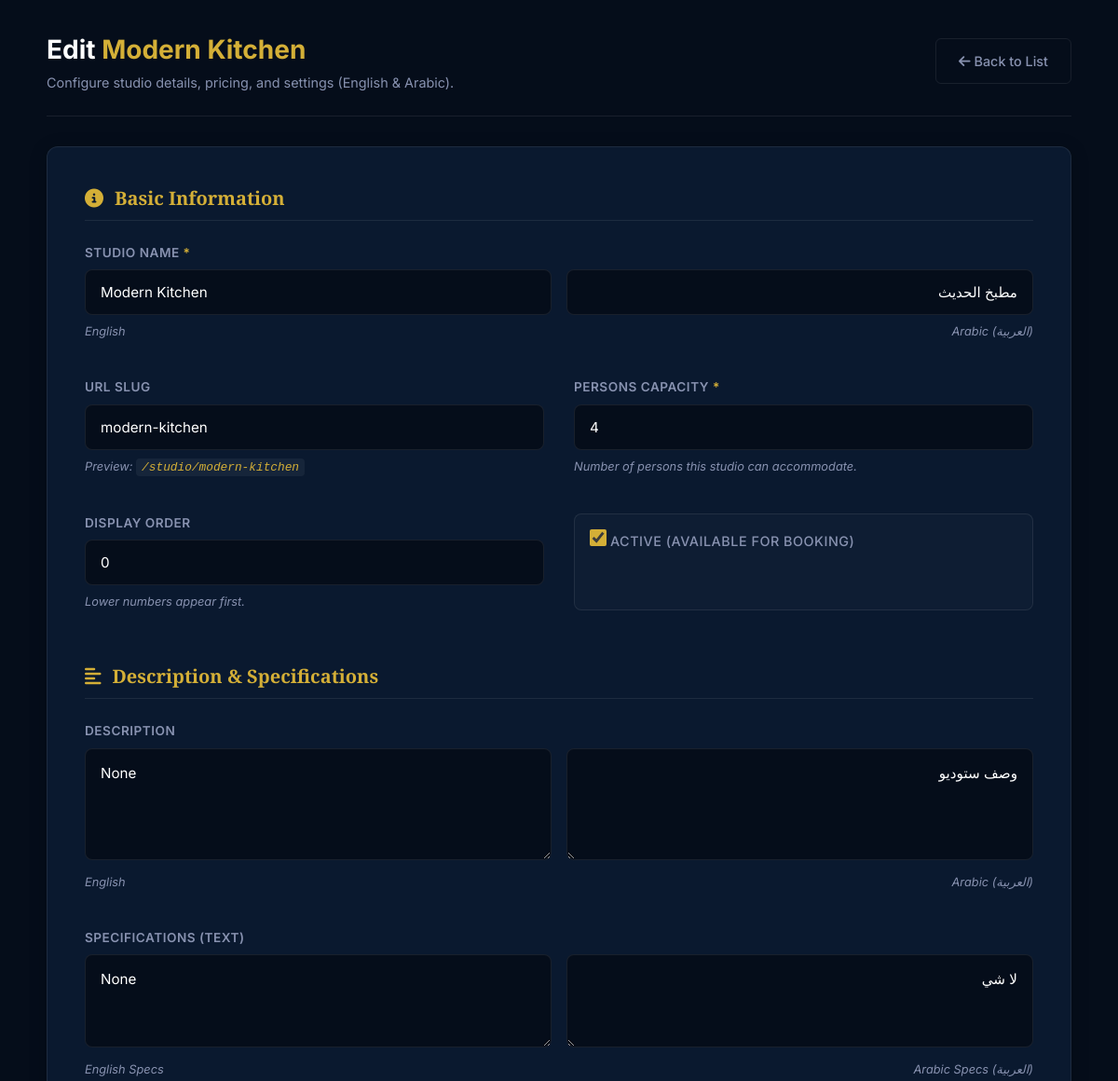
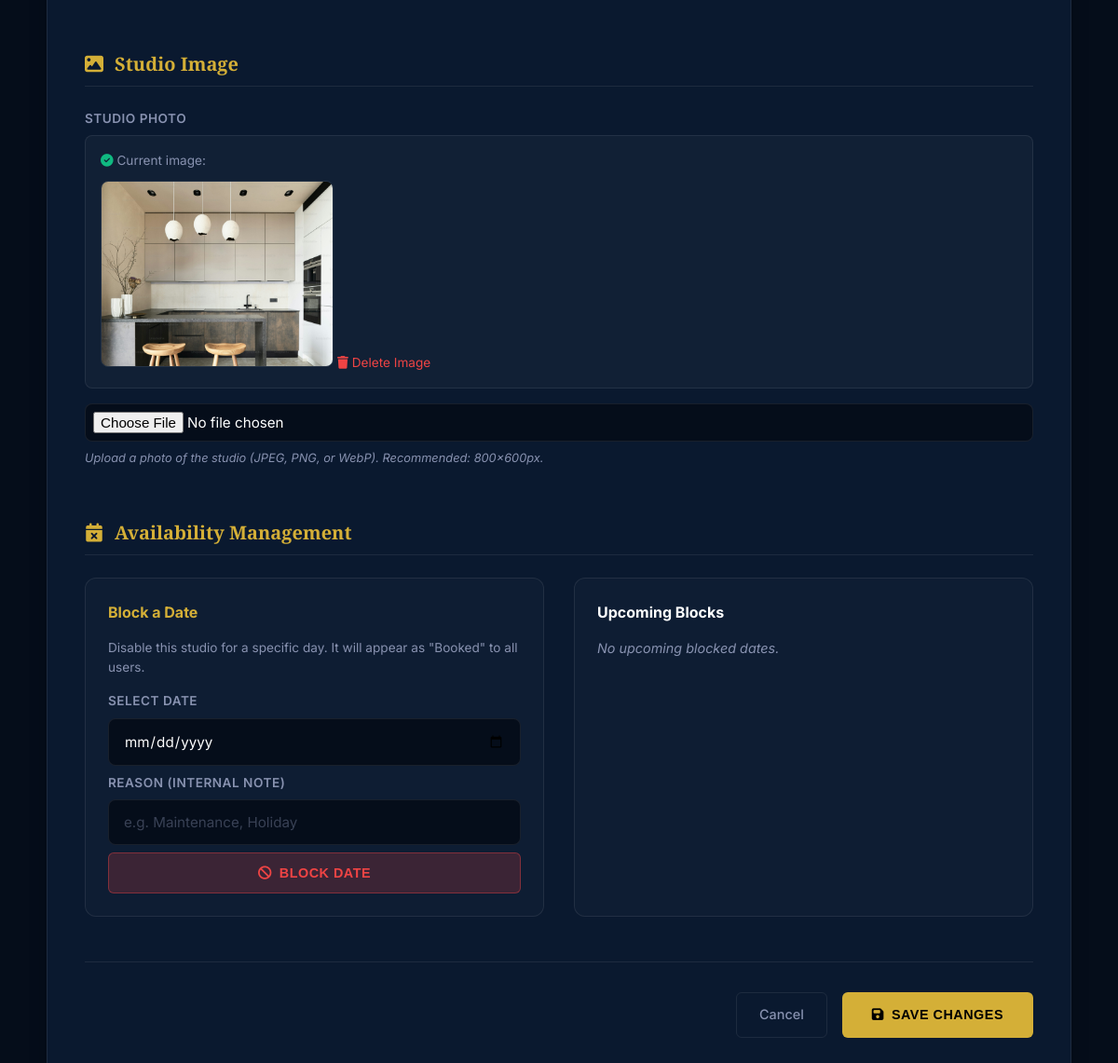
The page /admin/studios/edit/2 (signed in) on the database its author committed (2 pictures, top to bottom).
### app.py (models this page shows)
class Studio(db.Model):
    __tablename__ = 'studios'
    id = db.Column(db.Integer, primary_key=True)
    name = db.Column(db.String(100), nullable=False)
    name_ar = db.Column(db.String(100))
    slug = db.Column(db.String(100), unique=True, nullable=True)
    display_order = db.Column(db.Integer, default=0)
    persons_capacity = db.Column(db.Integer, nullable=False, default=3)  # Changed from hourly_rate
    description = db.Column(db.Text)
    description_ar = db.Column(db.Text)
    specs = db.Column(db.Text) # JSON or text specs
    specs_ar = db.Column(db.Text)
    image_url = db.Column(db.String(500))
    is_active = db.Column(db.Boolean, default=True)
    bookings = db.relationship('Booking', back_populates='studio')

### app.py (the view, shortened to what this page needs)
@app.route('/admin/studios/edit/<int:studio_id>', methods=['GET', 'POST'])
@admin_required
def admin_studio_edit(studio_id):
    studio = Studio.query.get_or_404(studio_id)
    new_inquiries = ContactInquiry.query.filter_by(status='new').count()
    return render_template('admin/studio_edit.html', item=studio, action='Edit', new_inquiries=new_inquiries)

### templates/admin/studio_edit.html (shortened to what this page needs)
<!DOCTYPE html>
<html lang="en">
<head>
    <link href="https://cdnjs.cloudflare.com/ajax/libs/font-awesome/6.4.0/css/all.min.css" rel="stylesheet">
</head>
<body>
    <div class="admin-container">
        <header class="page-header">
            <div>
                <h1 class="page-title">
                    {% if item %}
                        Edit <span>{{ item.name }}</span>
                    {% else %}
                        Add New <span>Studio</span>
                    {% endif %}
                </h1>
                <p class="page-subtitle">Configure studio details, pricing, and settings (English & Arabic).</p>
            </div>
            <a href="{{ url_for('admin_studios') }}" class="btn-cancel">
                <i class="fas fa-arrow-left"></i> Back to List
            </a>
        </header>
        <div class="form-card">
            <form method="POST" id="studioForm" enctype="multipart/form-data">
                <h3 class="section-title">
                    <i class="fas fa-info-circle"></i> Basic Information
                </h3>
                <div class="form-grid">
                    <div class="form-group form-full">
                        <label>Studio Name <span class="required">*</span></label>
                        <div class="dual-input-row">
                            <div>
                                <input type="text" name="name" class="form-control"
                                       value="{{ item.name if item else '' }}"
                                       placeholder="English (e.g., Studio A)"
                                       required>
                                <div class="form-hint">English</div>
                            </div>
                            <div>
                                <input type="text" name="name_ar" class="form-control"
                                       value="{{ item.name_ar if item and item.name_ar else '' }}"
                                       placeholder="Arabic (e.g., استوديو أ)"
                                       dir="rtl">
                                <div class="form-hint" style="text-align: right;">Arabic (العربية)</div>
                            </div>
                        </div>
                    </div>
                    <div class="form-group">
                        <label>URL Slug</label>
                        <input type="text" name="slug" class="form-control"
                               value="{{ item.slug if item else '' }}"
                               placeholder="auto-generated-from-title">
                        <div class="form-hint">Preview: <code id="slugPreview" class="slug-code">/studio/{{ item.slug if item else '...' }}</code></div>
                    </div>
                    <div class="form-group">
                        <label>Persons Capacity <span class="required">*</span></label>
                        <input type="number" name="persons_capacity" class="form-control"
                               value="{{ item.persons_capacity if item else 3 }}"
                               min="1" max="50" placeholder="3" required>
                        <div class="form-hint">Number of persons this studio can accommodate.</div>
                    </div>
                    <div class="form-group">
                        <label>Display Order</label>
                        <input type="number" name="display_order" class="form-control"
                               value="{{ item.display_order if item else 0 }}"
                               placeholder="0">
                        <div class="form-hint">Lower numbers appear first.</div>
                    </div>
                    <div class="form-group">
                        <label class="checkbox-group">
                            <input type="checkbox" name="is_active" id="is_active"
                                   {% if item and item.is_active %}checked{% endif %}
                                   {% if not item %}checked{% endif %}>
                            <span>Active (Available for Booking)</span>
                        </label>
                    </div>
                </div>
                <h3 class="section-title" style="margin-top: 3rem;">
                    <i class="fas fa-align-left"></i> Description & Specifications
                </h3>
                <div class="form-grid">
                    <div class="form-group form-full">
                        <label>Description</label>
                        <div class="dual-input-row">
                            <div>
                                <textarea name="description" class="form-control"
                                          placeholder="Describe the studio, its features, dimensions, and what makes it unique (English)...">{{ item.description if item else '' }}</textarea>
                                <div class="form-hint">English</div>
                            </div>
                            <div>
                                <textarea name="description_ar" class="form-control"
                                          placeholder="وصف الاستوديو والمميزات (عربي)..."
                                          dir="rtl">{{ item.description_ar if item and item.description_ar else '' }}</textarea>
                                <div class="form-hint" style="text-align: right;">Arabic (العربية)</div>
                            </div>
                        </div>
                    </div>
                    <div class="form-group form-full">
                        <label>Specifications (Text)</label>
                        <div class="dual-input-row">
                            <div>
                                <textarea name="specs" class="form-control"
                                          placeholder="Size: 50m2&#10;Equipment: Included"
                                          style="min-height: 100px;">{{ item.specs if item else '' }}</textarea>
                                <div class="form-hint">English Specs</div>
                            </div>
                            <div>
                                <textarea name="specs_ar" class="form-control"
                                          placeholder="المساحة: 50 متر مربع&#10;المعدات: مشمولة"
                                          style="min-height: 100px;"
                                          dir="rtl">{{ item.specs_ar if item and item.specs_ar else '' }}</textarea>
                                <div class="form-hint" style="text-align: right;">Arabic Specs (العربية)</div>
                            </div>
                        </div>
                    </div>
                </div>
                <h3 class="section-title" style="margin-top: 3rem;">
                    <i class="fas fa-image"></i> Studio Image
                </h3>
                <div class="form-grid">
                    <div class="form-group form-full">
                        <label>Studio Photo</label>
                        {% if item and item.image_url %}
                        <div style="margin-bottom: 1rem; padding: 1rem; background: rgba(255,255,255,0.03); border-radius: 8px; border: 1px solid var(--color-border);">
                            <p style="color: var(--color-text-muted); font-size: 0.85rem; margin-bottom: 0.75rem;">
                                <i class="fas fa-check-circle" style="color: var(--color-success);"></i> Current image:
                            </p>
                            <img src="{{ url_for('static', filename=item.image_url) }}"
                                 alt="{{ item.name }}"
                                 style="max-width: 300px; max-height: 200px; border-radius: 8px; border: 1px solid var(--color-border);">
                            <a href="{{ url_for('admin_studio_delete_image', studio_id=item.id) }}"
                               style="display: inline-block; margin-top: 0.75rem; color: var(--color-danger); font-size: 0.85rem; text-decoration: none;"
                               onclick="return confirm('Are you sure you want to delete this image?');">
                                <i class="fas fa-trash"></i> Delete Image
                            </a>
                        </div>
                        {% endif %}
                        <input type="file" name="image" id="imageInput" class="form-control"
                               accept="image/jpeg,image/png,image/webp" style="padding: 0.5rem;">
                        <div class="form-hint">Upload a photo of the studio (JPEG, PNG, or WebP). Recommended: 800x600px.</div>
                    </div>
                </div>
                {% if item %}
                <h3 class="section-title" style="margin-top: 3rem;">
                    <i class="fas fa-calendar-times"></i> Availability Management
                </h3>
                <div class="form-grid" style="grid-template-columns: 1fr 1fr;">
                    <div class="form-card" style="padding: 1.5rem; background: rgba(255,255,255,0.02); border: 1px solid var(--color-border); box-shadow: none;">
                        <h4 style="margin-bottom: 1rem; font-size: 1rem; color: var(--color-gold);">Block a Date</h4>
                        <p style="font-size: 0.85rem; color: var(--color-text-muted); margin-bottom: 1rem;">
                            Disable this studio for a specific day. It will appear as "Booked" to all users.
                        </p>
                        <div class="form-group">
                            <label>Select Date</label>
                            <input type="date" id="blockDateInput" class="form-control">
                        </div>
                        <div class="form-group">
                            <label>Reason (Internal Note)</label>
                            <input type="text" id="blockReasonInput" class="form-control" placeholder="e.g. Maintenance, Holiday">
                        </div>
                        <button type="button" onclick="submitBlockForm()" class="btn-save" style="width: 100%; justify-content: center; background: rgba(239, 68, 68, 0.2); color: #ef4444; border: 1px solid rgba(239, 68, 68, 0.4);">
                            <i class="fas fa-ban"></i> Block Date
                        </button>
                    </div>
                    <div class="form-card" style="padding: 1.5rem; background: rgba(255,255,255,0.02); border: 1px solid var(--color-border); box-shadow: none;">
                        <h4 style="margin-bottom: 1rem; font-size: 1rem; color: #fff;">Upcoming Blocks</h4>
                        {% set blocked_bookings = item.bookings|selectattr("client.email", "equalto", "system@ptahstudios.internal")|selectattr("booking_date", "ge", date.today())|list %}
                        {% if blocked_bookings %}
                            <div style="max-height: 200px; overflow-y: auto; padding-right: 5px;">
                                {% for booking in blocked_bookings|sort(attribute='booking_date') %}
                                <div style="display: flex; justify-content: space-between; align-items: center; padding: 0.75rem; border-bottom: 1px solid var(--color-border); font-size: 0.9rem;">
                                    <div>
                                        <div style="color: var(--color-gold); font-weight: 600;">{{ booking.booking_date.strftime('%b %d, %Y') }}</div>
                                        <div style="font-size: 0.8rem; color: var(--color-text-muted);">{{ booking.client_notes|replace('INTERNAL BLOCK: ', '') }}</div>
                                    </div>
                                    <button type="button" onclick="document.getElementById('delete-block-{{ booking.id }}').submit();" style="background: none; border: none; color: var(--color-text-muted); cursor: pointer; padding: 5px;">
                                        <i class="fas fa-trash-alt hover-red" style="transition: 0.2s;"></i>
                                    </button>
                                </div>
                                {% endfor %}
                            </div>
                        {% else %}
                            <p style="color: var(--color-text-muted); font-style: italic; font-size: 0.9rem;">No upcoming blocked dates.</p>
                        {% endif %}
                    </div>
                </div>
                {% endif %}
                <div class="form-actions">
                    <a href="{{ url_for('admin_studios') }}" class="btn-cancel">Cancel</a>
                    <button type="submit" class="btn-save">
                        <i class="fas fa-save"></i>
                        {% if item %}Save Changes{% else %}Create Studio{% endif %}
                    </button>
                </div>
            </form> </div>
    </div>
</body>
</html>

### rows shown on the page
Studio: name "Modern Kitchen", name_ar "مطبخ الحديث", slug "modern-kitchen", persons_capacity "4", display_order "0", is_active "☑", description "None", description_ar "وصف ستوديو", specs "None", specs_ar "لا شي", image_url (picture)
